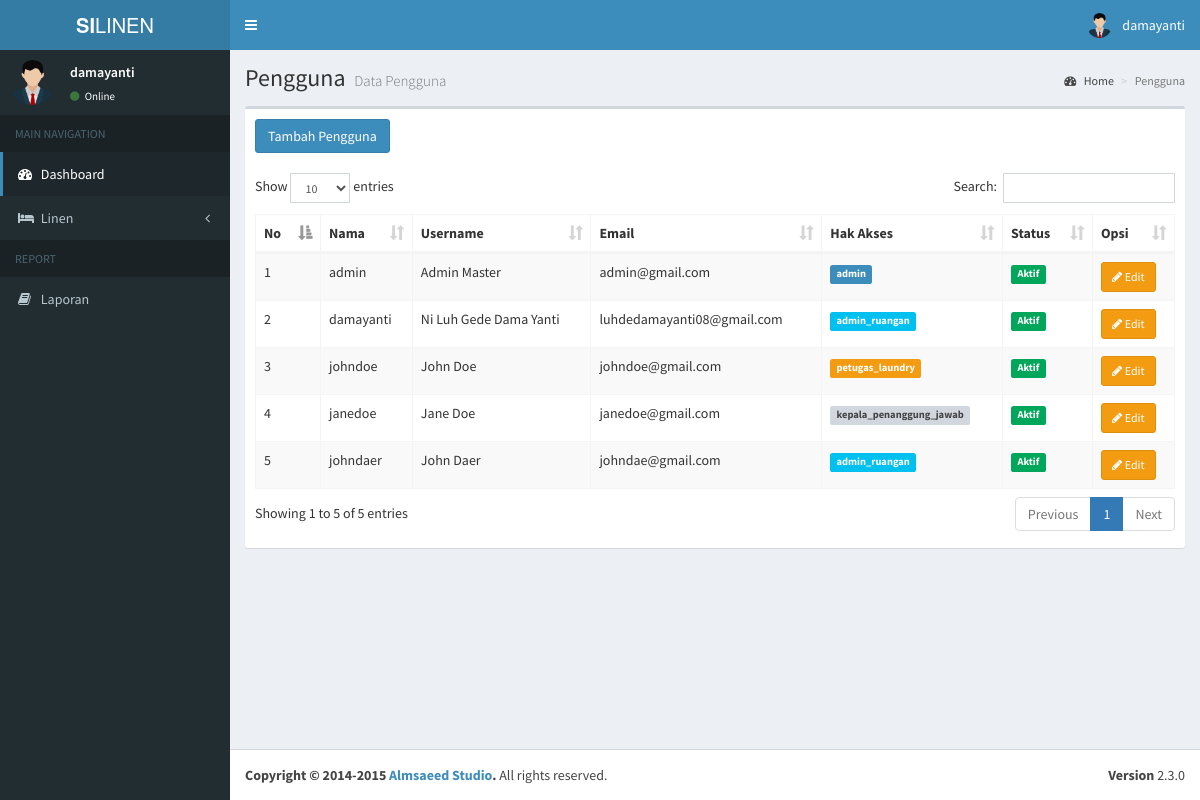
The page /admin/data_pengguna.php (signed in) on the database as committed earlier.
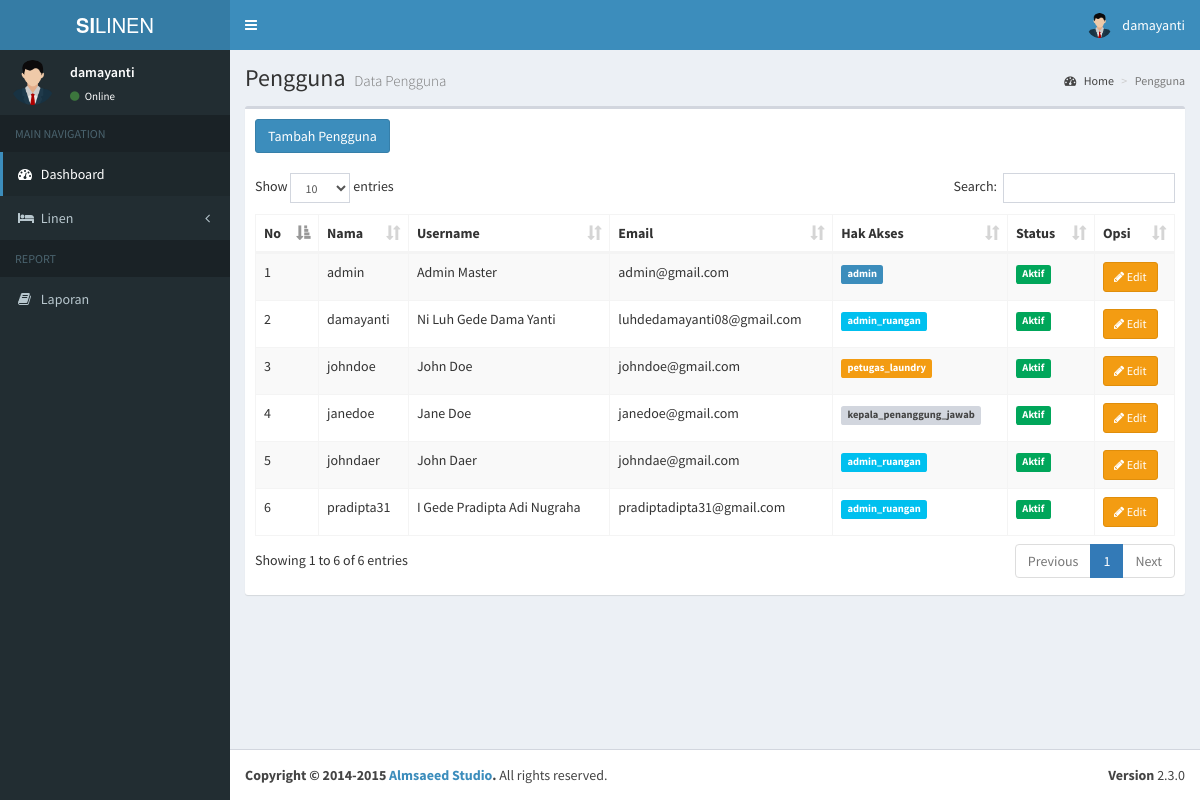
The same page on the database as committed later.
### tables this page shows
CREATE TABLE `users` (
  `id` int(11) NOT NULL,
  `nama` varchar(100) NOT NULL,
  `username` varchar(100) NOT NULL,
  `email` varchar(100) NOT NULL,
  `password` varchar(100) NOT NULL,
  `hak_akses` varchar(25) NOT NULL,
  `status` int(11) NOT NULL,
  `status_ruangan` int(11) DEFAULT NULL
);

### admin/data_pengguna.php (the view, shortened to what the changed rows need)
<?php
include '../koneksi.php';
$additionalCSS = [
  '../assets/plugins/datatables/dataTables.bootstrap.css'
];
$pageTitle = "Pengguna";
$pageDesc = "Data Pengguna";
$dataQuery = mysqli_query($koneksi, "SELECT * FROM users");
?>
<section class="content">
  <div class="row">
    <div class="col-xs-12">
      <div class="box">
        <div class="box-header">
          <a href="tambah_pengguna.php" class="btn btn-primary btn-md"> Tambah Pengguna</a>
        </div>
        <div class="box-body">
          <table id="example1" class="table table-bordered table-striped">
            <thead>
              <tr>
                <th>No</th>
                <th>Nama</th>
                <th>Username</th>
                <th>Email</th>
                <th>Hak Akses</th>
                <th>Status</th>
                <th>Opsi</th>
              </tr>
            </thead>
            <tbody>
              <?php
                $no = 1;
                while ($data = mysqli_fetch_assoc($dataQuery)):
              ?>
                <tr>
                  <td><?= $no++; ?></td>
                  <td><?= htmlspecialchars($data['username']) ?></td>
                  <td><?= htmlspecialchars($data['nama']) ?></td>
                  <td><?= htmlspecialchars($data['email']) ?></td>
                  <td>
                    <span class="label <?=
                                        ($data['hak_akses'] == 'admin') ? 'label-primary' : (($data['hak_akses'] == 'admin_ruangan') ? 'label-info' : (($data['hak_akses'] == 'petugas_laundry') ? 'label-warning' : 'label-default'))
                                        ?>">
                      <?= htmlspecialchars($data['hak_akses']) ?>
                    </span>
                  </td>
                  <td>
                    <span class="label <?= ($data['status'] == 1) ? 'label-success' : 'label-danger' ?>">
                      <?= ($data['status'] == 1) ? 'Aktif' : 'Nonaktif' ?>
                    </span>
                  </td>
                  <td>
                    <a href="edit_pengguna.php?id=<?= $data['id'] ?>" class="btn btn-sm btn-warning"><i class="fa fa-pencil"></i> Edit</a>
                  </td>
                </tr>
              <?php endwhile; ?>
            </tbody>
          </table>
        </div>
      </div>
    </div>
  </div>
</section>
<?php
$content = ob_get_clean();
include __DIR__ . '/../layouts/header.php';
echo $content;
include __DIR__ . '/../layouts/footer.php';
?>

### layouts/header.php (shortened to what the changed rows need)
<?php
    include '../koneksi.php';
    $username = $_SESSION['username'];
    $query = mysqli_query($koneksi, "SELECT * FROM users WHERE username = '$username'");
    $row = mysqli_fetch_assoc($query);
?>
<!DOCTYPE html>
<html>
<head>
    <link rel="stylesheet" href="../assets/bootstrap/css/bootstrap.min.css">
    <link rel="stylesheet" href="https://maxcdn.bootstrapcdn.com/font-awesome/4.4.0/css/font-awesome.min.css">
    <link rel="stylesheet" href="https://code.ionicframework.com/ionicons/2.0.1/css/ionicons.min.css">
    <link rel="stylesheet" href="../assets/dist/css/AdminLTE.min.css">
    <link rel="stylesheet" href="../assets/dist/css/skins/_all-skins.min.css">
    <link rel="stylesheet" href="../assets/plugins/iCheck/flat/blue.css">
    <link rel="stylesheet" href="../assets/plugins/morris/morris.css">
    <link rel="stylesheet" href="../assets/plugins/jvectormap/jquery-jvectormap-1.2.2.css">
    <?php if(!empty($additionalCSS)): ?>
        <?php foreach($additionalCSS as $css): ?>
            <link rel="stylesheet" href="<?= htmlspecialchars($css) ?>">
        <?php endforeach; ?>
    <?php endif; ?>
</head>
<body class="hold-transition skin-blue sidebar-mini">
    <div class="wrapper">
        <header class="main-header">
            <nav class="navbar navbar-static-top" role="navigation">
                <div class="navbar-custom-menu">
                    <ul class="nav navbar-nav">
                        <li class="dropdown user user-menu">
                            <a href="#" class="dropdown-toggle" data-toggle="dropdown">
                                <img src="../assets/images/avatar.png" class="user-image" alt="User Image">
                                <span class="hidden-xs"><?= $row['username']; ?></span>
                            </a>
                        </li>
                    </ul>
                </div>
            </nav>
        </header>
        <div class="content-wrapper">
            <section class="content-header">
                <h1>
                    <?php echo isset($pageTitle) ? $pageTitle : 'Dashboard'; ?>
                    <small><?php echo isset($pageDesc) ? $pageDesc : 'Control Panel'; ?></small>
                </h1>
            </section>
        <?php include __DIR__ . '/navigation.php'; ?>

### layouts/navigation.php (shortened to what the changed rows need)
<aside class="main-sidebar">
    <section class="sidebar">
        <div class="user-panel">
            <div class="pull-left info">
                <p><?= $row['username']; ?></p>
                <a href="#"><i class="fa fa-circle text-success"></i> Online</a>
            </div>
        </div>
    </section>
</aside>

Rows that differ between the two databases and show on the page:
added users: username "pradipta31", nama "I Gede Pradipta Adi Nugraha", email "pradiptadipta31@gmail.com", hak_akses "admin_ruangan", status "Aktif"
Other text that changed with them:
text written by a page script: "Show entries Search: Showing 1 to 5 of 5 entries Previous 1 Next" → "Show entries Search: Showing 1 to 6 of 6 entries Previous 1 Next"
